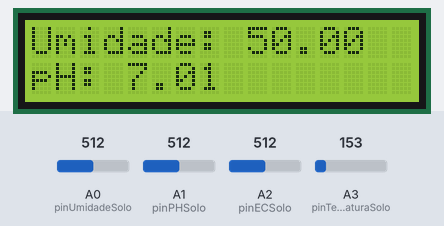
Simulated run of this sketch. Board: Arduino Uno, built with avr-gcc and run on an emulated ATmega328P. Shown: 16×2 character LCD. The inputs (shaded band) are chosen by the test bench; at power-on: A0 (pinUmidadeSolo) = 512, A1 (pinPHSolo) = 512, A2 (pinECSolo) = 512, A3 (pinTemperaturaSolo) = 153. Storage starts empty; what the sketch prints to the serial monitor is not drawn.

Above: at 4.2 s.
4.3 s: A0 (pinUmidadeSolo) set to 716
At 14.0 s:
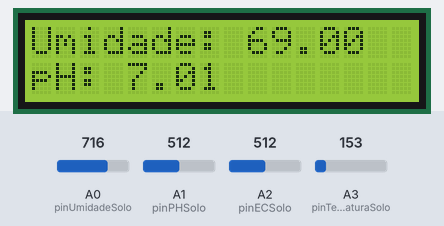
14.6 s: A1 (pinPHSolo) set to 716
At 24.1 s:
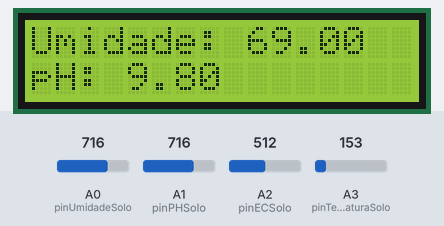
24.6 s: A0 (pinUmidadeSolo) set to 992
At 34.3 s:
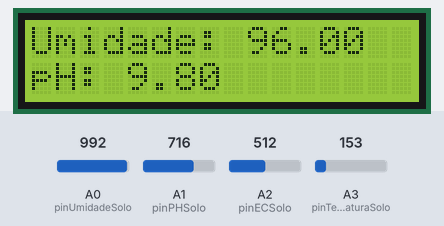
34.6 s: A1 (pinPHSolo) set to 992
At 44.3 s:
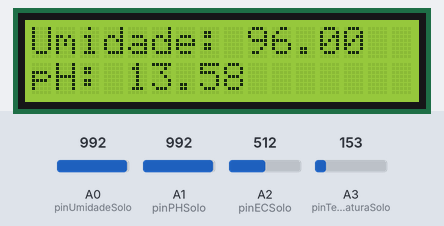
44.6 s: A0 (pinUmidadeSolo) set to 306
At 53.5 s:
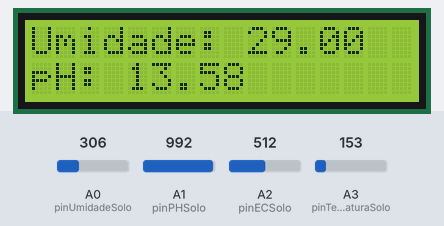
54.6 s: A1 (pinPHSolo) set to 306
At 63.6 s:
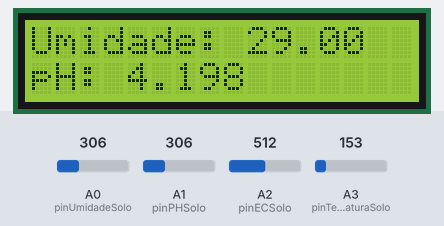
Timing chart, 0 to 65.1 s (numbered marks = the images above; inputs shaded):
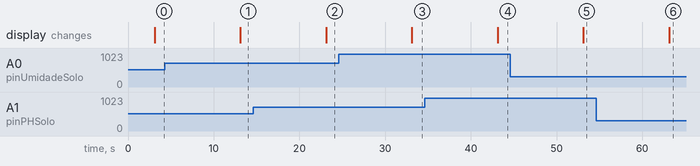

Measured:
- after the input at 4.3 s, the display: changes after 8.8 s (image 1)
- after the input at 14.6 s, the display: changes after 8.5 s (image 2)
- after the input at 24.6 s, the display: changes after 8.5 s (image 3)
- after the input at 34.6 s, the display: changes after 8.5 s (image 4)
- after the input at 44.6 s, the display: changes after 8.5 s (image 5)
- after the input at 54.6 s, the display: changes after 8.5 s (image 6)

The sketch:

agroehpop.ino
```cpp
#include <SPI.h>
#include <SD.h>
#include <LiquidCrystal.h>

// Pinos para sensores
const int pinUmidadeSolo = A0;   // Sensor de umidade do solo
const int pinPHSolo = A1;        // Sensor de pH do solo
const int pinECSolo = A2;        // Sensor de condutividade elétrica do solo
const int pinTemperaturaSolo = A3; // Sensor de temperatura do solo

// Pinos do LCD
const int rs = 12, en = 11, d4 = 5, d5 = 4, d6 = 3, d7 = 2;
LiquidCrystal lcd(rs, en, d4, d5, d6, d7);

// Arquivo no cartão SD
File dataFile;

void setup() {
  // Inicializa a comunicação serial
  Serial.begin(9600);

  // Inicializa o LCD
  lcd.begin(16, 2);

  // Inicializa o cartão SD
  if (!SD.begin(10)) {
    Serial.println("Falha ao inicializar o cartão SD!");
    lcd.print("Erro no SD!");
    return;
  }
  Serial.println("Cartão SD pronto.");
  lcd.print("Cartao SD pronto!");

  // Abre o arquivo para escrita (se existir, será substituído)
  dataFile = SD.open("diagnostico_solo.txt", FILE_WRITE);

  if (dataFile) {
    // Escreve cabeçalho no arquivo
    dataFile.println("### Diagnóstico do Solo ###");
    dataFile.println();
    dataFile.close(); // Fecha o arquivo
    Serial.println("Arquivo criado com sucesso.");
  } else {
    Serial.println("Erro ao criar o arquivo.");
    lcd.print("Erro no arquivo!");
  }

  // Limpa o LCD após 3 segundos
  delay(3000);
  lcd.clear();
}

void loop() {
  // Leitura dos sensores
  float umidadeSolo = lerUmidadeSolo();
  float pHSolo = lerPHSolo();
  float ecSolo = lerECSolo();
  float temperaturaSolo = lerTemperaturaSolo();

  // Exibe os valores no LCD
  lcd.setCursor(0, 0);
  lcd.print("Umidade: ");
  lcd.print(umidadeSolo);

  lcd.setCursor(0, 1);
  lcd.print("pH: ");
  lcd.print(pHSolo);

  // Aguarda um intervalo antes de ler novamente
  delay(10000); // Por exemplo, a cada 10 segundos
}

// Função para ler umidade do solo
float lerUmidadeSolo() {
  int valorSensor = analogRead(pinUmidadeSolo); // Leitura do sensor de umidade do solo

  // Convertendo o valor lido para umidade percentual
  float umidadePercentual = map(valorSensor, 0, 1023, 0, 100); // Mapeia para uma faixa de 0 a 100%

  return umidadePercentual;
}

// Função para ler pH do solo
float lerPHSolo() {
  int valorSensor = analogRead(pinPHSolo); // Leitura do sensor de pH do solo

  // Convertendo o valor lido para pH
  float pH = valorSensor * (14.0 / 1023.0); // Conversão linear

  return pH;
}

// Função para ler condutividade elétrica do solo
float lerECSolo() {
  int valorSensor = analogRead(pinECSolo); // Leitura do sensor de condutividade elétrica do solo

  // Convertendo o valor lido para microsiemens por centímetro (µS/cm)
  float condutividade = map(valorSensor, 0, 1023, 0, 2000); // Mapeia para uma faixa de 0 a 2000 µS/cm

  return condutividade;
}

// Função para ler temperatura do solo
float lerTemperaturaSolo() {
  int valorSensor = analogRead(pinTemperaturaSolo); // Leitura do sensor de temperatura do solo

  // Convertendo o valor lido para graus Celsius
  float tensao = valorSensor * (5.0 / 1023.0); // Convertendo a leitura para tensão
  float temperaturaC = (tensao - 0.5) * 100.0; //  Fórmula para conversão para temperatura em Celsius

  return temperaturaC;
}
```
